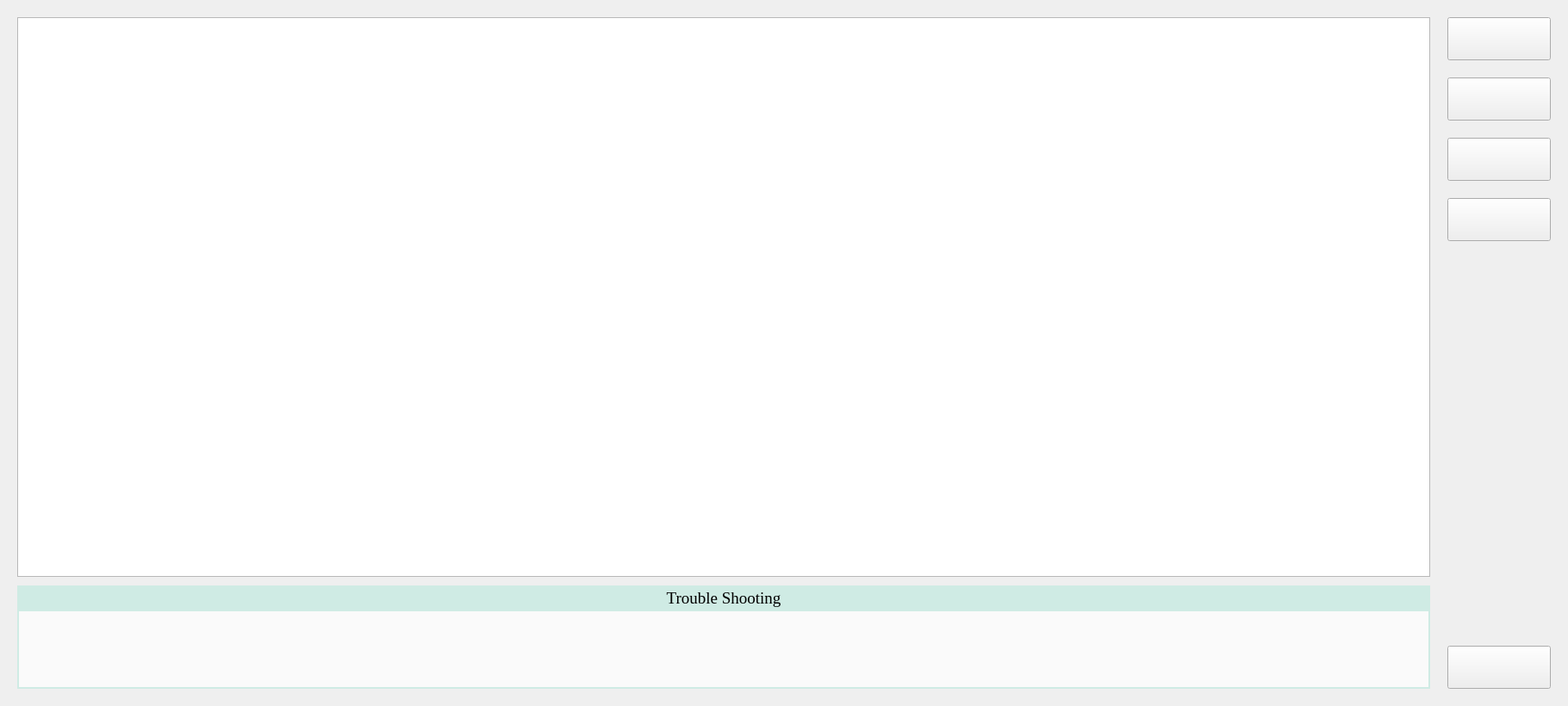
<?xml version="1.0" encoding="UTF-8"?>
<ui version="4.0">
 <class>ReportAlarmView</class>
 <widget class="QWidget" name="ReportAlarmView">
  <property name="geometry">
   <rect>
    <x>0</x>
    <y>0</y>
    <width>1820</width>
    <height>820</height>
   </rect>
  </property>
  <property name="windowTitle">
   <string>Form</string>
  </property>
  <layout class="QHBoxLayout" name="horizontalLayout">
   <property name="spacing">
    <number>0</number>
   </property>
   <property name="leftMargin">
    <number>0</number>
   </property>
   <property name="topMargin">
    <number>0</number>
   </property>
   <property name="rightMargin">
    <number>0</number>
   </property>
   <property name="bottomMargin">
    <number>0</number>
   </property>
   <item>
    <layout class="QVBoxLayout" name="verticalLayout_3">
     <property name="spacing">
      <number>10</number>
     </property>
     <property name="leftMargin">
      <number>20</number>
     </property>
     <property name="topMargin">
      <number>20</number>
     </property>
     <property name="bottomMargin">
      <number>20</number>
     </property>
     <item>
      <widget class="QTableView" name="tbw_Alarms">
       <property name="minimumSize">
        <size>
         <width>0</width>
         <height>650</height>
        </size>
       </property>
       <property name="font">
        <font>
         <family>Times New Roman</family>
         <pointsize>12</pointsize>
        </font>
       </property>
       <property name="focusPolicy">
        <enum>Qt::NoFocus</enum>
       </property>
       <property name="alternatingRowColors">
        <bool>true</bool>
       </property>
       <property name="selectionMode">
        <enum>QAbstractItemView::SingleSelection</enum>
       </property>
       <property name="selectionBehavior">
        <enum>QAbstractItemView::SelectRows</enum>
       </property>
       <property name="textElideMode">
        <enum>Qt::ElideLeft</enum>
       </property>
       <property name="showGrid">
        <bool>true</bool>
       </property>
       <property name="gridStyle">
        <enum>Qt::SolidLine</enum>
       </property>
       <attribute name="horizontalHeaderHighlightSections">
        <bool>false</bool>
       </attribute>
       <attribute name="horizontalHeaderStretchLastSection">
        <bool>true</bool>
       </attribute>
      </widget>
     </item>
     <item>
      <layout class="QVBoxLayout" name="verticalLayout_2">
       <property name="spacing">
        <number>0</number>
       </property>
       <property name="bottomMargin">
        <number>0</number>
       </property>
       <item>
        <widget class="QLabel" name="lbl_AlarmhandleTitle">
         <property name="minimumSize">
          <size>
           <width>0</width>
           <height>30</height>
          </size>
         </property>
         <property name="maximumSize">
          <size>
           <width>16777215</width>
           <height>16777215</height>
          </size>
         </property>
         <property name="font">
          <font>
           <family>Times New Roman</family>
           <pointsize>14</pointsize>
          </font>
         </property>
         <property name="styleSheet">
          <string notr="true">QLabel{
    background-color:rgb(207, 235, 228);
    border:none;
	border-bottom-left-radius:0px;
	border-bottom-right-radius:0px;
}</string>
         </property>
         <property name="text">
          <string>Trouble Shooting</string>
         </property>
         <property name="alignment">
          <set>Qt::AlignCenter</set>
         </property>
        </widget>
       </item>
       <item>
        <widget class="QTextEdit" name="ted_HandleMethod">
         <property name="maximumSize">
          <size>
           <width>16777215</width>
           <height>100</height>
          </size>
         </property>
         <property name="font">
          <font>
           <family>Times New Roman</family>
           <pointsize>12</pointsize>
           <weight>50</weight>
           <bold>false</bold>
          </font>
         </property>
         <property name="styleSheet">
          <string notr="true">QTextEdit{
    background-color:rgb(250,250,250);
    border-left:2px solid rgb(207, 235, 228);
	border-right:2px solid rgb(207, 235, 228);	
	border-bottom:2px solid rgb(207, 235, 228);
	border-top-left-radius:0px;
	border-top-right-radius:0px;
}</string>
         </property>
         <property name="readOnly">
          <bool>true</bool>
         </property>
        </widget>
       </item>
      </layout>
     </item>
    </layout>
   </item>
   <item>
    <layout class="QVBoxLayout" name="verticalLayout">
     <property name="spacing">
      <number>20</number>
     </property>
     <property name="leftMargin">
      <number>20</number>
     </property>
     <property name="topMargin">
      <number>20</number>
     </property>
     <property name="rightMargin">
      <number>20</number>
     </property>
     <property name="bottomMargin">
      <number>20</number>
     </property>
     <item>
      <widget class="EffectButton" name="btn_Reset">
       <property name="minimumSize">
        <size>
         <width>120</width>
         <height>50</height>
        </size>
       </property>
       <property name="font">
        <font>
         <family>Times New Roman</family>
         <pointsize>12</pointsize>
        </font>
       </property>
       <property name="text">
        <string/>
       </property>
       <property name="checkable">
        <bool>false</bool>
       </property>
      </widget>
     </item>
     <item>
      <widget class="EffectButton" name="btn_Skip">
       <property name="minimumSize">
        <size>
         <width>120</width>
         <height>50</height>
        </size>
       </property>
       <property name="font">
        <font>
         <family>Times New Roman</family>
         <pointsize>12</pointsize>
        </font>
       </property>
       <property name="text">
        <string/>
       </property>
       <property name="checkable">
        <bool>false</bool>
       </property>
      </widget>
     </item>
     <item>
      <widget class="EffectButton" name="btn_Retry">
       <property name="minimumSize">
        <size>
         <width>120</width>
         <height>50</height>
        </size>
       </property>
       <property name="font">
        <font>
         <family>Times New Roman</family>
         <pointsize>12</pointsize>
        </font>
       </property>
       <property name="text">
        <string/>
       </property>
       <property name="checkable">
        <bool>false</bool>
       </property>
      </widget>
     </item>
     <item>
      <widget class="EffectButton" name="btn_Continue">
       <property name="minimumSize">
        <size>
         <width>120</width>
         <height>50</height>
        </size>
       </property>
       <property name="font">
        <font>
         <family>Times New Roman</family>
         <pointsize>12</pointsize>
        </font>
       </property>
       <property name="text">
        <string/>
       </property>
       <property name="checkable">
        <bool>false</bool>
       </property>
      </widget>
     </item>
     <item>
      <spacer name="verticalSpacer">
       <property name="orientation">
        <enum>Qt::Vertical</enum>
       </property>
       <property name="sizeHint" stdset="0">
        <size>
         <width>20</width>
         <height>40</height>
        </size>
       </property>
      </spacer>
     </item>
     <item>
      <widget class="EffectButton" name="btn_BuzzerOff">
       <property name="minimumSize">
        <size>
         <width>120</width>
         <height>50</height>
        </size>
       </property>
       <property name="font">
        <font>
         <family>Times New Roman</family>
         <pointsize>12</pointsize>
        </font>
       </property>
       <property name="text">
        <string/>
       </property>
       <property name="checkable">
        <bool>false</bool>
       </property>
      </widget>
     </item>
    </layout>
   </item>
  </layout>
 </widget>
 <customwidgets>
  <customwidget>
   <class>EffectButton</class>
   <extends>QPushButton</extends>
   <header>CustomerWidget/Button/effectbutton.h</header>
  </customwidget>
 </customwidgets>
 <resources/>
 <connections/>
</ui>
